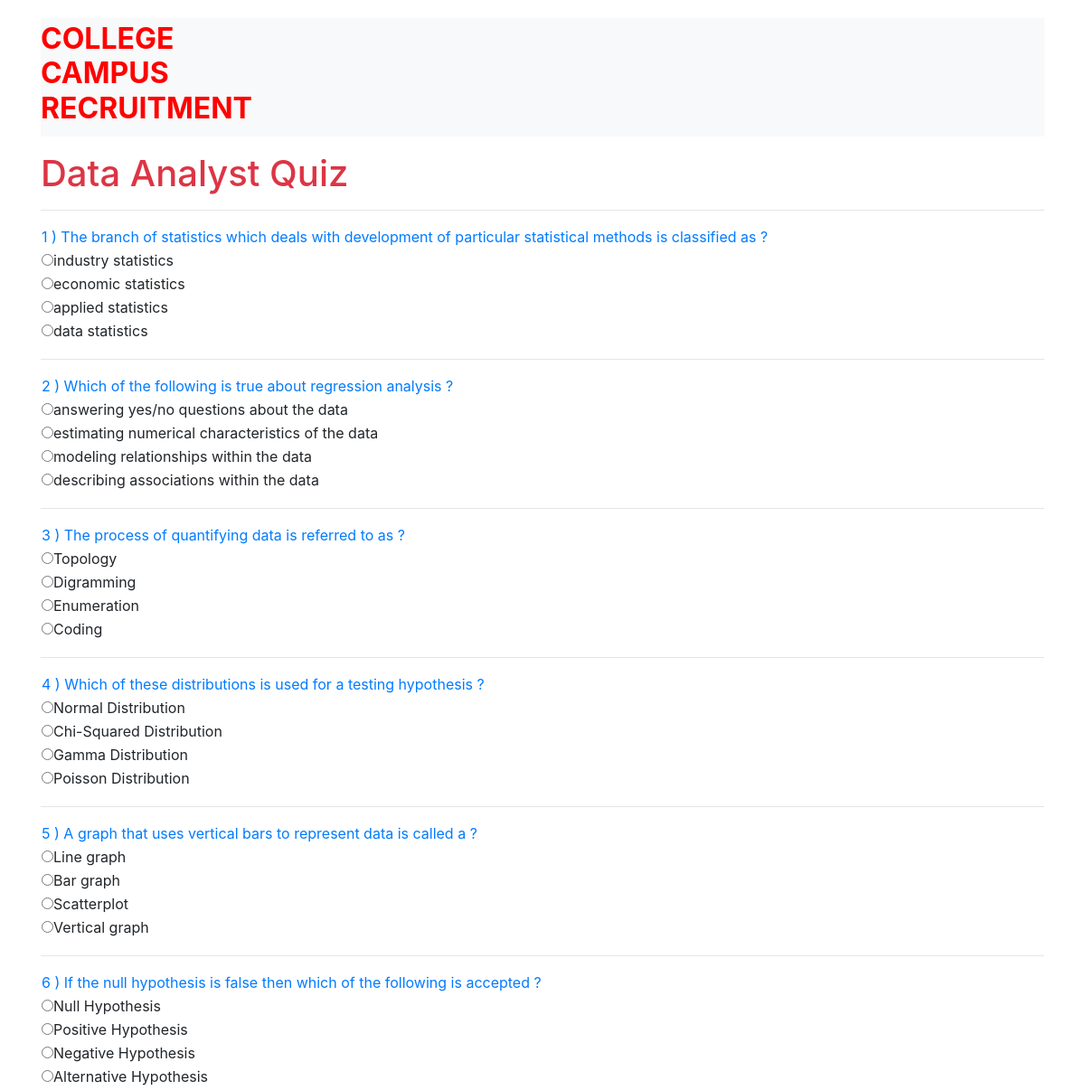
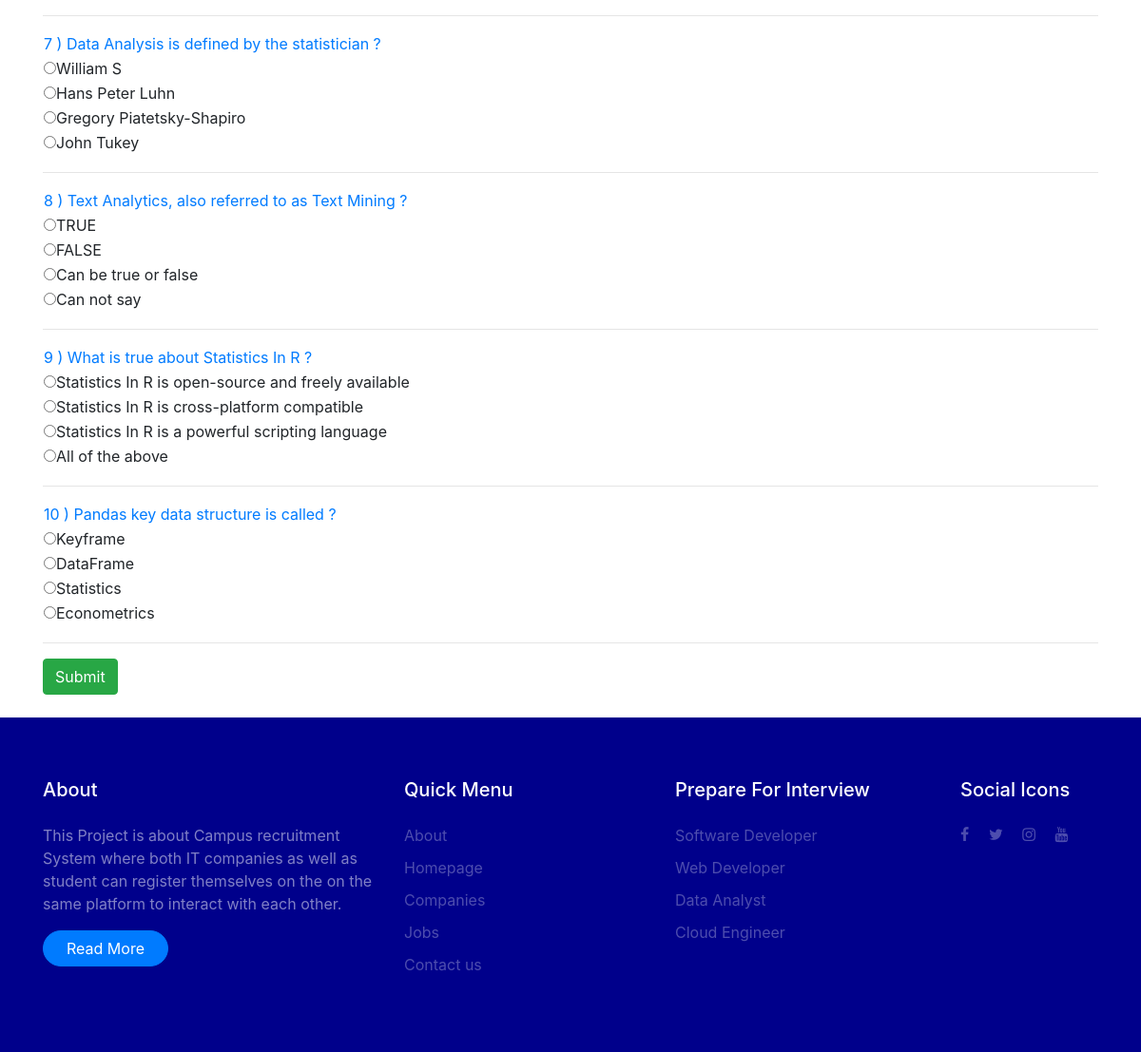
The app's page /quiz2/ with its own data (2 pictures, top to bottom).
### campus/models.py (models this page shows)
class Exam_2(models.Model):
    Question2 = models.CharField(max_length=100)
    Option111 = models.CharField(max_length=100)
    Option222 = models.CharField(max_length=100)
    Option333 = models.CharField(max_length=100)
    Option444 = models.CharField(max_length=100)
    Corrans2 = models.CharField(max_length=100)

### campus/views.py (the view)
# urls.py: path('quiz2/', views.quiz_2, name='quiz_2'),
def quiz_2(request):
    exam = Exam_2.objects.all()
    return render(request, 'campus/datanalyticsMCQ.html', {'exam': exam})

### campus/templates/campus/datanalyticsMCQ.html (shortened to what this page needs)
<!Doctype html>
{% extends "campus/base.html" %}
{%block body_block%}
 <html>
<head>
    <link rel="stylesheet" href="https://maxcdn.bootstrapcdn.com/bootstrap/4.5.0/css/bootstrap.min.css">
</head>
<body>
<div class="container">
    <br><br><br>
    <h1 class= text-danger mt-3>Data Analyst Quiz</h1>
    <hr>
    <div>
        {% for i in  exam %}
        <table>
            <tr>
                <td class="text-primary">{{i.id}} ) {{i.Question2}} ?</td>
            </tr>
            <tr>
                <td><input type = "radio" class="rb" name = {{i.id}} id="Option111" value="{{i.Option111}}">{{i.Option111}}</td>
            </tr>
            <tr>
                <td><input type = "radio" class="rb" name = {{i.id}} id="Option222" value="{{i.Option222}}">{{i.Option222}}</td>
            </tr>
            <tr>
                <td><input type = "radio" class="rb" name = {{i.id}} id="Option333" value="{{i.Option333}}">{{i.Option333}}</td>
            </tr>
            <tr>
                <td><input type = "radio" class="rb" name = {{i.id}} id="Option444" value="{{i.Option444}}">{{i.Option444}}</td>
            </tr>
            <tr>
                <td><label id="corans" class= "rb" style="display:none ; color : green"><b>{{i.Corrans2}}</b></label></td>
            </tr>
        </table>
<hr>
        {% endfor %}
        <input type="submit" class="btn btn-success" value="Submit" id="b1" onclick="getanswers()">
        <br><br>
        </div>
</div>
</body>
</html>
{% endblock %}

### campus/static/campus/css/style.css (style rules this page uses)
body { line-height: 1.7; color: rgba(0, 0, 0, 0.5); font-weight: 400; font-size: 1rem; font-family: "Roboto Mono", SFMono-Regular, Menlo, Monaco, Consolas, "Liberation Mono", "Courier New", monospace; font-family: "Work Sans", -apple-system, BlinkMacSystemFont, "Segoe UI", Roboto, "Helvetica Neue", Arial, sans-serif, "Apple Color Emoji", "Segoe UI Emoji", "Segoe UI Symbol", "Noto Color Emoji"; }
h1, h2, h3, h4, h5, .h1, .h2, .h3, .h4, .h5 { color: #000; }
.btn { position: relative; top: 0; }

### records on screen
Exam_2: id "1", Question2 "The branch of statistics which deals with development of particular statistical methods is classified as", Option111 "industry statistics", Option222 "economic statistics", Option333 "applied statistics", Option444 "data statistics"
Exam_2: id "2", Question2 "Which of the following is true about regression analysis", Option111 "answering yes/no questions about the data", Option222 "estimating numerical characteristics of the data", Option333 "modeling relationships within the data", Option444 "describing associations within the data"
Exam_2: id "3", Question2 "The process of quantifying data is referred to as", Option111 "Topology", Option222 "Digramming", Option333 "Enumeration", Option444 "Coding"
Exam_2: id "4", Question2 "Which of these distributions is used for a testing hypothesis", Option111 "Normal Distribution", Option222 "Chi-Squared Distribution", Option333 "Gamma Distribution", Option444 "Poisson Distribution"
Exam_2: id "5", Question2 "A graph that uses vertical bars to represent data is called a", Option111 "Line graph", Option222 "Bar graph", Option333 "Scatterplot", Option444 "Vertical graph"
Exam_2: id "6", Question2 "If the null hypothesis is false then which of the following is accepted", Option111 "Null Hypothesis", Option222 "Positive Hypothesis", Option333 "Negative Hypothesis", Option444 "Alternative Hypothesis"
Exam_2: id "7", Question2 "Data Analysis is defined by the statistician", Option111 "William S", Option222 "Hans Peter Luhn", Option333 "Gregory Piatetsky-Shapiro", Option444 "John Tukey"
Exam_2: id "8", Question2 "Text Analytics, also referred to as Text Mining", Option111 "TRUE", Option222 "FALSE", Option333 "Can be true or false", Option444 "Can not say"
Exam_2: id "9", Question2 "What is true about Statistics In R", Option111 "Statistics In R is open-source and freely available", Option222 "Statistics In R is cross-platform compatible", Option333 "Statistics In R is a powerful scripting language", Option444 "All of the above"
Exam_2: id "10", Question2 "Pandas key data structure is called", Option111 "Keyframe", Option222 "DataFrame", Option333 "Statistics", Option444 "Econometrics"
